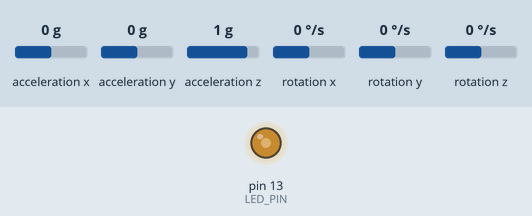
This sketch was run on a simulated Arduino Uno, built with avr-gcc and run on an emulated ATmega328P. On the bench: output pins drawn as LEDs (lit = HIGH). The inputs (shaded band) are chosen by the test bench; at power-on: acceleration x 0 g, acceleration y 0 g, acceleration z 1 g, rotation x 0 °/s, rotation y 0 °/s, rotation z 0 °/s. What the sketch prints to the serial monitor is not drawn.

Above: at 1.29 s.
1.3 s: acceleration x set to -1.4 g
4.3 s: acceleration y set to -1.4 g
7.3 s: acceleration z set to 0 g
10.3 s: rotation x set to -192 °/s
Timing chart, 0 to 14.3 s (numbered marks = the images above; inputs shaded):
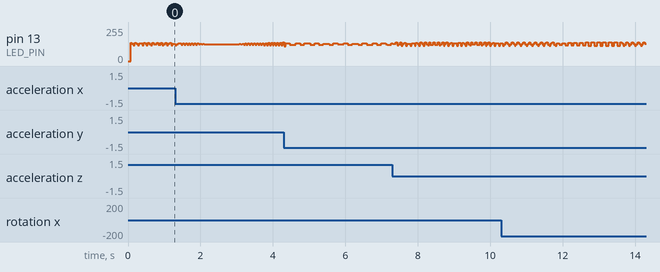

The sketch:

MPU6050_test.ino
```cpp
#include "MPU6050.h";
#include "Wire.h";

MPU6050 accelgyro;

int16_t ax, ay, az;
int16_t gx, gy, gz;

//#define OUTPUT_READABLE_ACCELGYRO
#define LED_PIN 13
#define SPEAKER_PIN 11


bool blinkState = false;

void setup() {
    Wire.begin();
    Serial.begin(38400);
    Serial.println("Initializing I2C devices...");
    accelgyro.initialize();
    Serial.println("Testing device connections...");
    Serial.println(accelgyro.testConnection() ? "MPU6050 connection successful" : "MPU6050 connection failed");
    pinMode(LED_PIN, OUTPUT);
}

void loop() {
  accelgyro.getMotion6(&ax, &ay, &az, &gx, &gy, &gz);

 // Serial.println("a/g:\t");
  Serial.print(ax); Serial.print("\t");
  Serial.print(ay); Serial.print("\t");
  Serial.print(az); Serial.print("\t");
  Serial.print(gx); Serial.print("\t");
  Serial.print(gy); Serial.print("\t");
  Serial.println(gz);

  blinkState = !blinkState;
  digitalWrite(LED_PIN, blinkState);

  int prev_ax = ax;
  if(ax - prev_ax != 0){
    tone(SPEAKER_PIN, 440, 500);
  }
}
```
